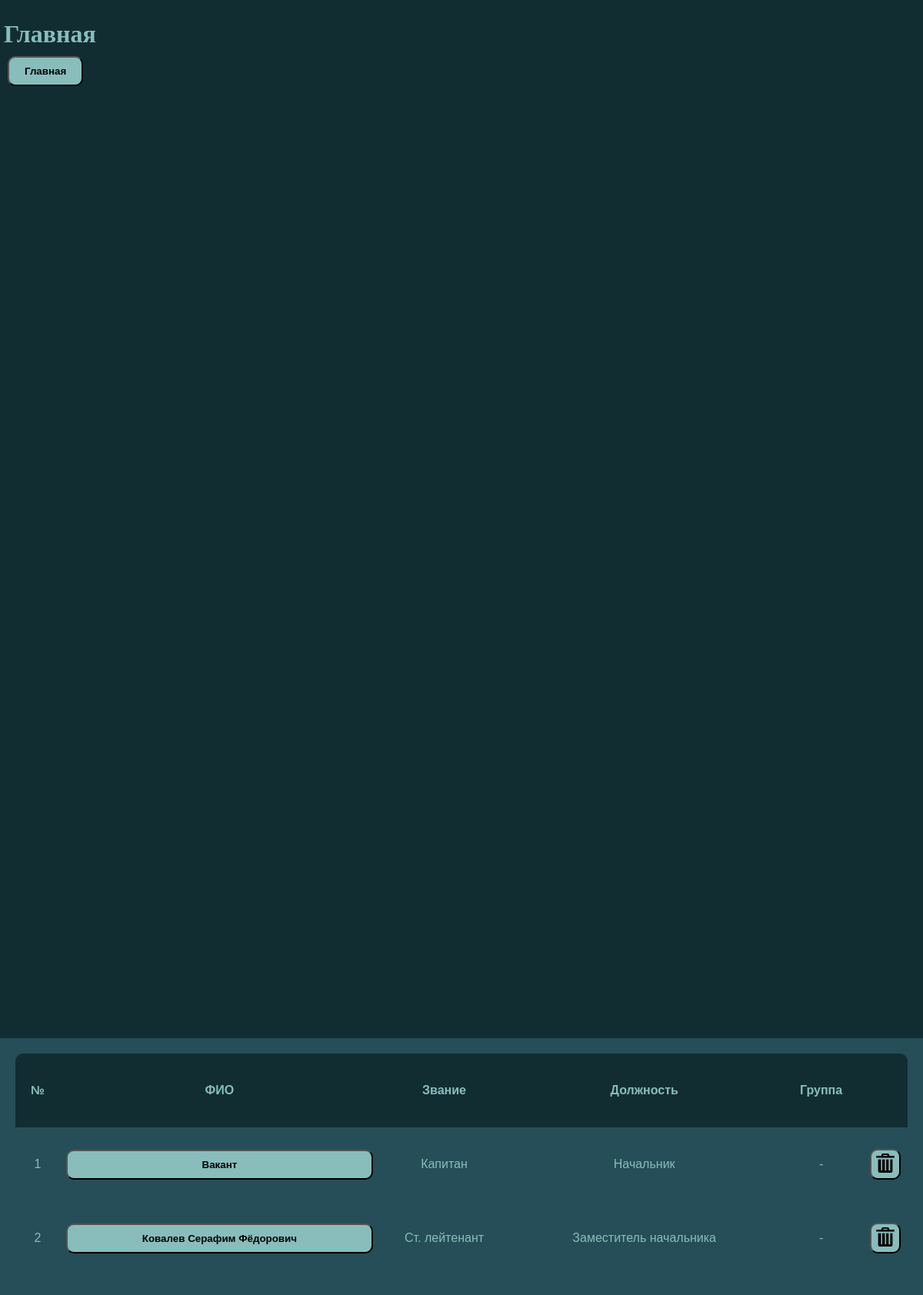
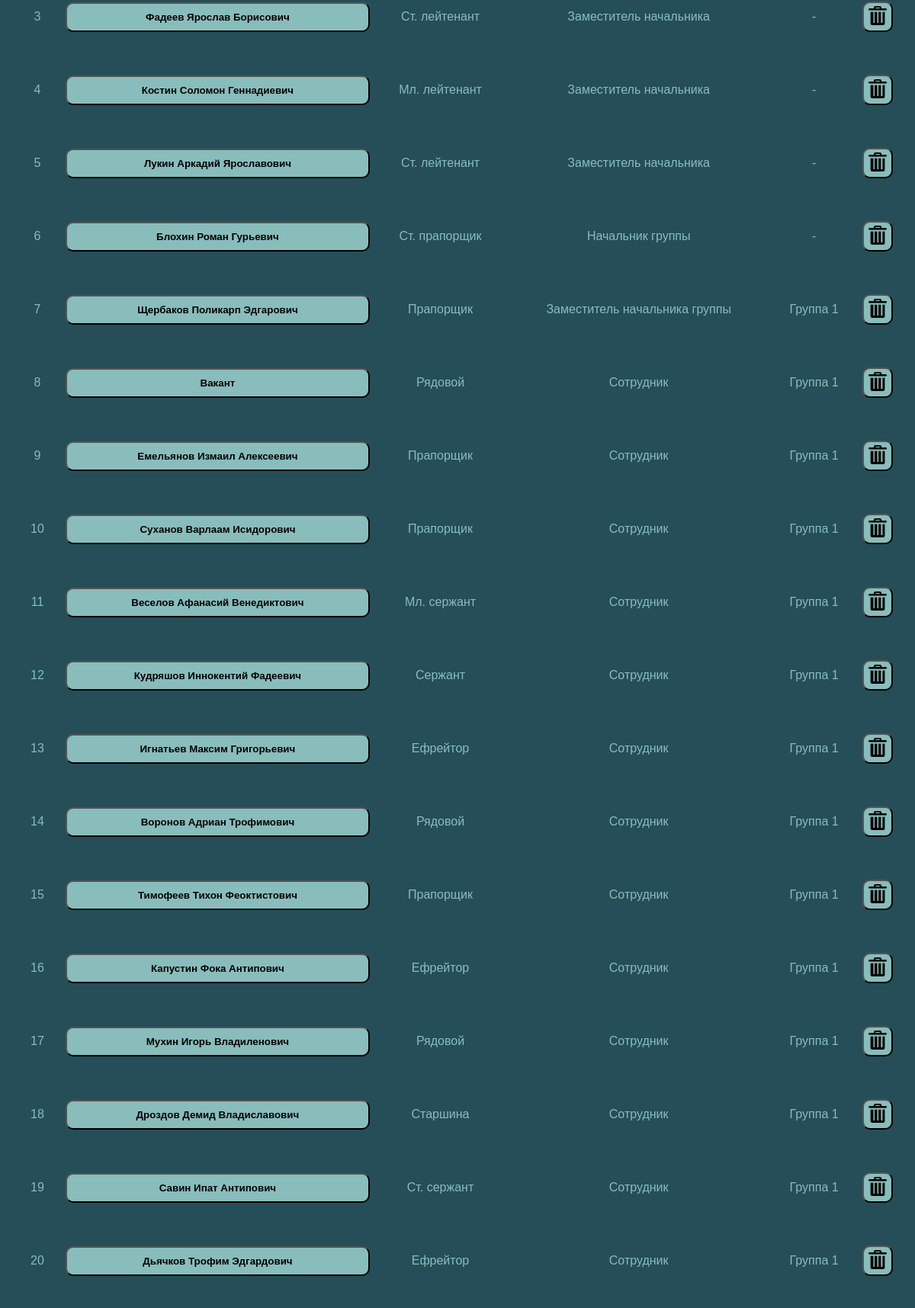
The page / (upper part) on the database its author committed (2 pictures, top to bottom).
### main/models.py (models this page shows, shortened)
class Employee(models.Model):
    post_num = models.IntegerField(unique=True)
    name = models.CharField(max_length=20, blank=True, null=True, default='Вакант')
    second_name = models.CharField(max_length=20, blank=True, null=True, default='')
    third_name = models.CharField(max_length=20, blank=True, null=True, default='')
    rank = models.ForeignKey(Rank, on_delete=models.DO_NOTHING, blank=True, null=True)
    post = models.ForeignKey(Post, on_delete=models.DO_NOTHING)
    b_day = models.DateField(blank=True, null=True)
    personal_num = models.CharField(max_length=4, unique=True, blank=True, null=True)
    phone_number = models.CharField(max_length=12, blank=True, null=True, default='')
    address = models.CharField(max_length=20, blank=True, null=True, default='')
    group_num = models.CharField(max_length=10, choices=groups)
    family_status = models.CharField(max_length=10, choices=family_statuses, blank=True, null=True)
    place_of_bd = models.CharField(max_length=20, blank=True, null=True, default='')
    appointment_order_num = models.CharField(max_length=10, blank=True, null=True, default='')
    appointment_order_date = models.DateField(blank=True, null=True)
    class Meta:
        ordering = ['post_num']

class Rank(models.Model):
    rank_name = models.CharField(max_length=20, unique=True)
    salary = models.CharField(max_length=10)

class Post(models.Model):
    post_name = models.CharField(max_length=20, unique=True)
    rank = models.ForeignKey(Rank, on_delete=models.DO_NOTHING)
    salary = models.CharField(max_length=10)

### main/views.py (the view, shortened to what this page needs)
# urls.py: path("", views.index),
def index(request):
    employees = Employee.objects.all()
    context = {'data':employees}
    return render(request, "index.html", context)

### main/templates/index.html (shortened to what this page needs)
{% extends "base.html" %}
{% load static %}
{% block header %}Главная{% endblock header %}
{% block content %}
    <div>
        <table id ='my_table' class="resizable">
                <tr>
                    <th onclick="sortNumberColumn(0)">№</th>
                    <th onclick="sortStringColumn(1)">ФИО</th>
                    <th onclick="sortStringColumn(2)">Звание</th>
                    <th onclick="sortStringColumn(3)">Должность</th>
                    <th onclick="sortStringColumn(4)">Группа</th>
                    <th style='width: 5%'></th>
                </tr>
                {%for employee in data%}
                <tr>
                    <td>{{employee.post_num}}</td>
                    <td>
                        <form action='person' method='POST'>
                            <button name='post_num' value="{{employee.post_num}}">
                                {{employee.second_name}} {{employee.name}} {{employee.third_name}}
                            </button>
                        </form>
                    </td>
                    <td>{{employee.rank.rank_name}}</td>
                    <td>{{employee.post.post_name}}</td>
                    <td>{{employee.group_num}}</td>
                    <td>
                        <form action='' method='POST'>
                            <button name='button' type='submit' value='del' style='padding: 3px; height: 40px; width: 40px'><img height='25' src="{% static "images/del_button.png" %}"></button>
                        </form>
                    </td>
                </tr>
                {% endfor %}
        </table>
    </div>
{% endblock content %}

### main/templates/base.html (shortened to what this page needs)
<!DOCTYPE html>
{% load static %}
<html lang="en">
    <head>
        <link rel="stylesheet" href="{% static "css/styles.css" %}" />
    </head>
<body>
    <header>
        <h1 style="margin-bottom: 5px;">{% block header %}{% endblock header %}</h1>
        <nav>
            <div class="button-container">
                <form action="/">
                    <button>Главная</button>
                </form>
            </div>
        </nav>
    </header>
    <main>
        <div>
        {% block content%}{% endblock content %}
        </div>
    </main>
</body>
</html>

### main/static/css/styles.css (style rules this page uses)
body { background-color: #254E58; display: flex; justify-content: center; align-items: center; }
p, h1, h2, h3, h4, h5, h6, ul, ol, li { color: #88BDBC; border-radius: 5px; padding: 5px; }
header h1, nav a { color: #88BDBC; border-radius: 10px; padding: 5px; }
header { height: 15%; background-color: #112D32; position: fixed; top: 0; left: 0; right: 0; }
main { overflow-y: auto; padding: 20px; position: fixed; top: 15%; left: 0; right: 0; bottom: 0; }
table { color: #88BDBC; width: 100%; border-collapse: collapse; font-family: Arial, sans-serif; border-radius: 10px; overflow: hidden; }
table th, table td { width: auto; padding: 8px; text-align: center; height: 80px; }
tr { border: #000; }
table th { color: #88BDBC; background-color: #112D32; font-weight: bold; cursor: pointer; }
button, input { background-color: #88BDBC; color: rgb(0, 0, 0); border-radius: 10px; padding: 10px 20px; font-weight: bold; }
header button { width: auto; margin-left: 10px; }
.button-container { display: flex; }
td button { width: 100%; }

### rows shown on the page
Employee: post_num "1", name "Вакант", rank.rank_name "Капитан", post.post_name "Начальник", group_num "-"
Employee: post_num "2", second_name "Ковалев", name "Серафим", third_name "Фёдорович", rank.rank_name "Ст. лейтенант", post.post_name "Заместитель начальника", group_num "-"
Employee: post_num "3", second_name "Фадеев", name "Ярослав", third_name "Борисович", rank.rank_name "Ст. лейтенант", post.post_name "Заместитель начальника", group_num "-"
Employee: post_num "4", second_name "Костин", name "Соломон", third_name "Геннадиевич", rank.rank_name "Мл. лейтенант", post.post_name "Заместитель начальника", group_num "-"
Employee: post_num "5", second_name "Лукин", name "Аркадий", third_name "Ярославович", rank.rank_name "Ст. лейтенант", post.post_name "Заместитель начальника", group_num "-"
Employee: post_num "6", second_name "Блохин", name "Роман", third_name "Гурьевич", rank.rank_name "Ст. прапорщик", post.post_name "Начальник группы", group_num "-"
Employee: post_num "7", second_name "Щербаков", name "Поликарп", third_name "Эдгарович", rank.rank_name "Прапорщик", post.post_name "Заместитель начальника группы", group_num "Группа 1"
Employee: post_num "8", name "Вакант", rank.rank_name "Рядовой", post.post_name "Сотрудник", group_num "Группа 1"
Employee: post_num "9", second_name "Емельянов", name "Измаил", third_name "Алексеевич", rank.rank_name "Прапорщик", post.post_name "Сотрудник", group_num "Группа 1"
Employee: post_num "10", second_name "Суханов", name "Варлаам", third_name "Исидорович", rank.rank_name "Прапорщик", post.post_name "Сотрудник", group_num "Группа 1"
Employee: post_num "11", second_name "Веселов", name "Афанасий", third_name "Венедиктович", rank.rank_name "Мл. сержант", post.post_name "Сотрудник", group_num "Группа 1"
Employee: post_num "12", second_name "Кудряшов", name "Иннокентий", third_name "Фадеевич", rank.rank_name "Сержант", post.post_name "Сотрудник", group_num "Группа 1"
Employee: post_num "13", second_name "Игнатьев", name "Максим", third_name "Григорьевич", rank.rank_name "Ефрейтор", post.post_name "Сотрудник", group_num "Группа 1"
Employee: post_num "14", second_name "Воронов", name "Адриан", third_name "Трофимович", rank.rank_name "Рядовой", post.post_name "Сотрудник", group_num "Группа 1"
Employee: post_num "15", second_name "Тимофеев", name "Тихон", third_name "Феоктистович", rank.rank_name "Прапорщик", post.post_name "Сотрудник", group_num "Группа 1"
Employee: post_num "16", second_name "Капустин", name "Фока", third_name "Антипович", rank.rank_name "Ефрейтор", post.post_name "Сотрудник", group_num "Группа 1"
Employee: post_num "17", second_name "Мухин", name "Игорь", third_name "Владиленович", rank.rank_name "Рядовой", post.post_name "Сотрудник", group_num "Группа 1"
Employee: post_num "18", second_name "Дроздов", name "Демид", third_name "Владиславович", rank.rank_name "Старшина", post.post_name "Сотрудник", group_num "Группа 1"
Employee: post_num "19", second_name "Савин", name "Ипат", third_name "Антипович", rank.rank_name "Ст. сержант", post.post_name "Сотрудник", group_num "Группа 1"
Employee: post_num "20", second_name "Дьячков", name "Трофим", third_name "Эдгардович", rank.rank_name "Ефрейтор", post.post_name "Сотрудник", group_num "Группа 1"
